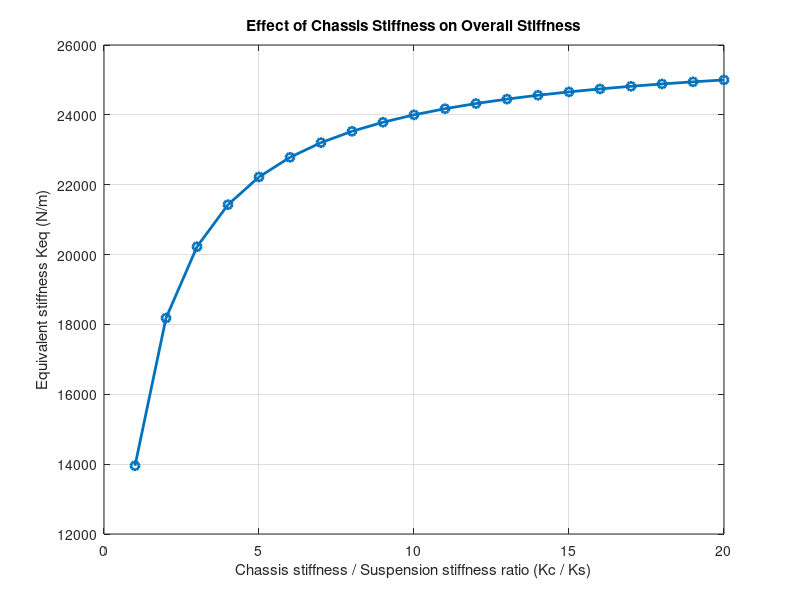

Source code (MATLAB): (Note: this script raises an error after producing the figure.)
%% Overall rigidity
clear; clc; close all;

%% 固定參數
Ks = 30000;      % 懸吊剛性 (N/m)
Kt = 200000;     % 輪胎剛性 (N/m)

%% 車體剛性掃描 (1~20倍懸吊剛性)
ratio = 1:1:20;
Kc_list = ratio * Ks;

Keq_list = zeros(size(Kc_list));

%% 計算等效剛性
for i = 1:length(Kc_list)
    Kc = Kc_list(i);
    
    Keq_list(i) = 1 / (1/Kt + 1/Ks + 1/Kc);
end

%% 畫圖
figure;
plot(ratio, Keq_list, 'o-', 'LineWidth', 2);
grid on;

xlabel('Chassis stiffness / Suspension stiffness ratio (Kc / Ks)');
ylabel('Equivalent stiffness Keq (N/m)');
title('Effect of Chassis Stiffness on Overall Stiffness');

%% 標記 10 倍區域
hold on;

xline(10, '--r', '10x threshold', 'LineWidth', 2);

%% 顯示飽和值
Keq_inf = 1 / (1/Kt + 1/Ks);
yline(Keq_inf, '--k', 'Asymptote', 'LineWidth', 2);

legend('Keq', '10x rule', 'Saturation limit');
